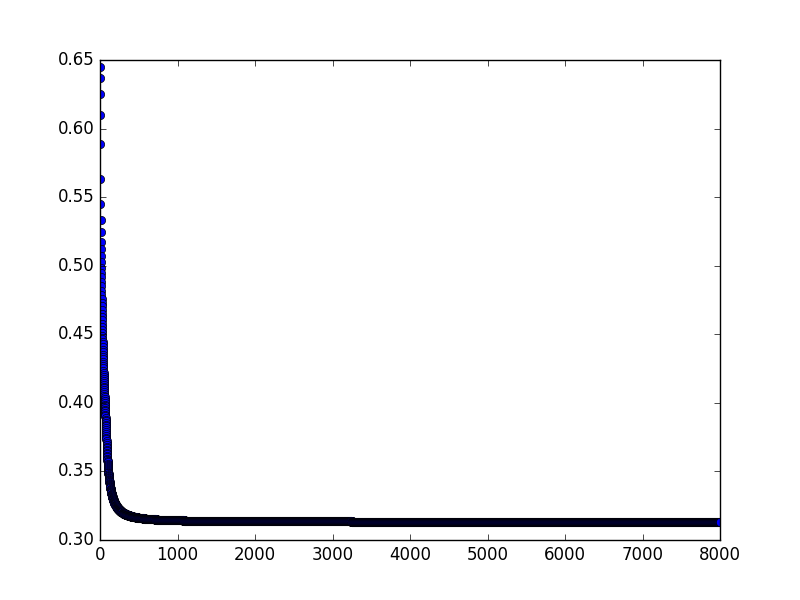

Write the Python code that produced this figure.
import tensorflow as tf
import pickle
import matplotlib.pyplot as plt

bank = pickle.load(open('bank.pkl', 'rb', 2))

x_train = bank['x_train']
y_train = bank['y_train']

x_test = bank['x_test']
y_test = bank['y_test']


x = tf.placeholder(tf.float32, shape = [None,4])
y = tf.placeholder(tf.float32, shape = [None,2])

first_layer = tf.layers.dense(x, 8, activation = tf.nn.tanh)
second_layer = tf.layers.dense(first_layer, 4, activation = tf.nn.tanh)
third_layer = tf.layers.dense(second_layer, 3, activation = tf.nn.relu)
output = tf.layers.dense(third_layer, 2, activation = tf.nn.softmax)

loss = tf.losses.softmax_cross_entropy(onehot_labels= y, logits = output)



with tf.Session() as sess:
	learning_rate = 0.1
		
	optimizer = tf.train.GradientDescentOptimizer(learning_rate)
	train = optimizer.minimize(loss)

	accuracy = tf.metrics.accuracy(tf.argmax(y,1), tf.argmax(output,1))

	# Inits
	init_g = tf.global_variables_initializer()
	init_l = tf.local_variables_initializer()

	sess.run(init_g)
	sess.run(init_l)
	# end of inits
	for i in range(8000):
		sess.run(train, feed_dict={x: x_train, y: y_train})
		
		c = sess.run(loss, feed_dict={x: x_train, y:y_train})
		print("Epoch: " + str(i) + " loss: " + str(c))
		plt.plot(i, c, 'bo', label='Testing data')

	print("Accuracy: " +  str(sess.run(accuracy, feed_dict={x: x_test, y: y_test})))
	
	plt.show()
